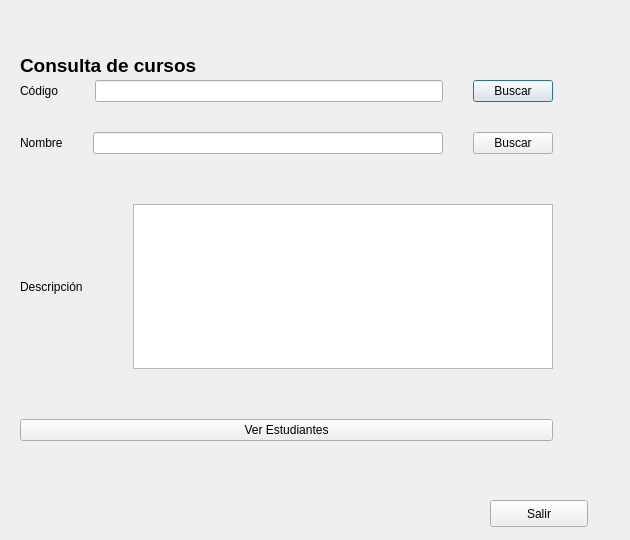
<?xml version="1.0" encoding="UTF-8"?>
<ui version="4.0">
 <class>ConsultarCurso</class>
 <widget class="QDialog" name="ConsultarCurso">
  <property name="geometry">
   <rect>
    <x>0</x>
    <y>0</y>
    <width>630</width>
    <height>540</height>
   </rect>
  </property>
  <property name="windowTitle">
   <string>My Form Class</string>
  </property>
  <widget class="QWidget" name="verticalLayoutWidget">
   <property name="geometry">
    <rect>
     <x>20</x>
     <y>80</y>
     <width>533</width>
     <height>361</height>
    </rect>
   </property>
   <layout class="QVBoxLayout" name="verticalLayout">
    <property name="spacing">
     <number>50</number>
    </property>
    <item>
     <layout class="QVBoxLayout" name="verticalLayout_2">
      <property name="spacing">
       <number>30</number>
      </property>
      <item>
       <layout class="QHBoxLayout" name="horizontalLayout_2">
        <item>
         <widget class="QLabel" name="lbCodigo">
          <property name="text">
           <string>Código  </string>
          </property>
         </widget>
        </item>
        <item>
         <widget class="QLineEdit" name="leCodigo">
          <property name="maximumSize">
           <size>
            <width>16777215</width>
            <height>16777215</height>
           </size>
          </property>
         </widget>
        </item>
        <item>
         <widget class="QPushButton" name="btBuscarC">
          <property name="text">
           <string>Buscar</string>
          </property>
         </widget>
        </item>
       </layout>
      </item>
      <item>
       <layout class="QHBoxLayout" name="horizontalLayout_3">
        <item>
         <widget class="QLabel" name="lbNombre">
          <property name="text">
           <string>Nombre</string>
          </property>
         </widget>
        </item>
        <item>
         <widget class="QLineEdit" name="leNombre">
          <property name="maximumSize">
           <size>
            <width>16777215</width>
            <height>16777215</height>
           </size>
          </property>
         </widget>
        </item>
        <item>
         <widget class="QPushButton" name="btBucarN">
          <property name="text">
           <string>Buscar</string>
          </property>
         </widget>
        </item>
       </layout>
      </item>
     </layout>
    </item>
    <item>
     <layout class="QHBoxLayout" name="horizontalLayout">
      <item>
       <widget class="QLabel" name="lbDescripcion">
        <property name="text">
         <string>Descripción</string>
        </property>
       </widget>
      </item>
      <item>
       <widget class="QTextEdit" name="teDescripcion">
        <property name="maximumSize">
         <size>
          <width>16777215</width>
          <height>16777215</height>
         </size>
        </property>
        <property name="textInteractionFlags">
         <set>Qt::TextSelectableByKeyboard|Qt::TextSelectableByMouse</set>
        </property>
       </widget>
      </item>
     </layout>
    </item>
    <item>
     <layout class="QHBoxLayout" name="horizontalLayout_5">
      <item>
       <widget class="QPushButton" name="btVerEstudiantes">
        <property name="text">
         <string>Ver Estudiantes</string>
        </property>
       </widget>
      </item>
     </layout>
    </item>
   </layout>
  </widget>
  <widget class="QLabel" name="label">
   <property name="geometry">
    <rect>
     <x>20</x>
     <y>50</y>
     <width>181</width>
     <height>31</height>
    </rect>
   </property>
   <property name="text">
    <string>&lt;html&gt;&lt;head/&gt;&lt;body&gt;&lt;p&gt;&lt;span style=&quot; font-size:14pt; font-weight:600;&quot;&gt;Consulta de cursos&lt;/span&gt;&lt;/p&gt;&lt;/body&gt;&lt;/html&gt;</string>
   </property>
  </widget>
  <widget class="QPushButton" name="btSalir">
   <property name="geometry">
    <rect>
     <x>490</x>
     <y>500</y>
     <width>98</width>
     <height>27</height>
    </rect>
   </property>
   <property name="text">
    <string>Salir</string>
   </property>
  </widget>
 </widget>
 <resources/>
 <connections/>
</ui>
